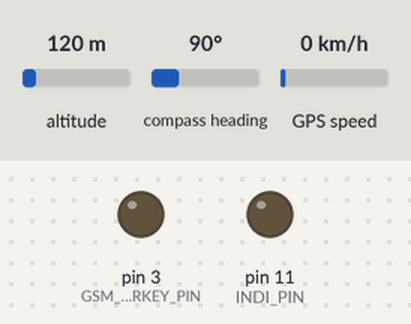
The sketch below on a simulated Arduino Mega 2560, built with avr-gcc and run on an emulated ATmega2560. Parts: output pins drawn as LEDs (lit = HIGH). Inputs (shaded band) come from the test bench; at power-on: altitude 120 m, compass heading 90°, GPS speed 0 km/h. The GPS gets a fix after 3 s at 37.7749, -122.4194 with 8 satellites; the modem accepts every AT command (registered, SIM ready, sends succeed) and sends nothing else; what the sketch prints to the serial monitor is not drawn.

Above: at 0.1 s.
At 14.5 s:
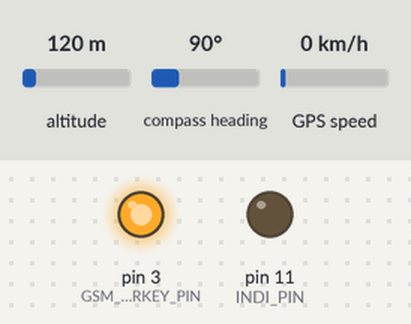
Timing chart, 0 to 16.0 s (numbered marks = the images above):
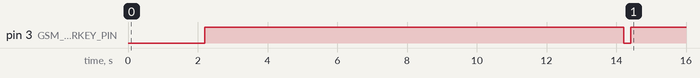

The sketch:

Vehicle_GPS_Tracker_Arduino_code.ino
```cpp
#include <TinyGPS++.h>

#define SIM_SERIAL  Serial1
#define GPS_SERIAL  Serial2

const int GSM_PWRKEY_PIN = 3;
const int GSM_RESET_PIN  = 2;
const int INDI_PIN       = 11;

const unsigned long SEND_INTERVAL = 15000UL;

const char* API_KEY = "U6BTPHMV2Y2JWKN0";

TinyGPSPlus gps;
unsigned long lastSendMillis = 0;

bool  initializeGSM();
void  hardwareResetGSM();
void  sendGpsToThingSpeak(double lat, double lng, float spd);
bool  sendATcommand(String cmd, String expected, unsigned int timeout);
void  glowLED(unsigned int pin, unsigned int times, unsigned int del);

void setup() {
    Serial.begin(115200);
    SIM_SERIAL.begin(115200);
    GPS_SERIAL.begin(9600);

    pinMode(INDI_PIN,       OUTPUT);
    pinMode(GSM_RESET_PIN,  OUTPUT);
    pinMode(GSM_PWRKEY_PIN, OUTPUT);

    Serial.println(F("Initialising GSM module..."));
    hardwareResetGSM();

    if (!initializeGSM()) {
        Serial.println(F("ERROR: SIM module not responding."));
        glowLED(INDI_PIN, 3, 500);
    }
}

void loop() {
    while (GPS_SERIAL.available()) {
        gps.encode(GPS_SERIAL.read());
    }

    unsigned long now = millis();

    if (now - lastSendMillis < SEND_INTERVAL) return;

    if (!gps.location.isValid()) {
        Serial.println(F("Waiting for GPS fix..."));
        glowLED(INDI_PIN, 2, 300);
        lastSendMillis = now;
        return;
    }

    double curLat = gps.location.lat();
    double curLng = gps.location.lng();
    float  curSpd = gps.speed.kmph();

    sendGpsToThingSpeak(curLat, curLng, curSpd);
    lastSendMillis = now;
}

void sendGpsToThingSpeak(double lat, double lng, float spd) {
    Serial.print(F("Lat: "));  Serial.println(lat, 6);
    Serial.print(F("Lng: "));  Serial.println(lng, 6);
    Serial.print(F("Spd: "));  Serial.print(spd, 2);
    Serial.println(F(" km/h"));

    String url  = "http://api.thingspeak.com/update?api_key=";
    url += API_KEY;
    url += "&field1=" + String(lat, 6);
    url += "&field2=" + String(lng, 6);
    url += "&field3=" + String(spd, 2);

    bool ok1 = sendATcommand("AT+HTTPINIT",                             "OK", 5000);
    bool ok2 = sendATcommand("AT+HTTPPARA=\"URL\",\"" + url + "\"",    "OK", 5000);
    bool ok3 = sendATcommand("AT+HTTPACTION=0",                         "200", 30000);

    if (ok1 && ok2 && ok3) {
        Serial.println(F("✓ Data sent to ThingSpeak."));
        glowLED(INDI_PIN, 1, 1000);
        sendATcommand("AT+HTTPREAD", "OK", 10000);
    } else {
        Serial.println(F("✗ ThingSpeak upload failed."));
        glowLED(INDI_PIN, 3, 1000);
    }

    sendATcommand("AT+HTTPTERM", "OK", 5000);
}

bool initializeGSM() {
    if (!sendATcommand("AT", "OK", 5000)) {
        Serial.println(F("AT failed"));
        return false;
    }
    Serial.println(F("SIM module ready."));

    sendATcommand("AT+CPIN?",  "OK", 5000);
    sendATcommand("AT+CSQ",    "OK", 5000);
    sendATcommand("AT+CREG?",  "OK", 5000);
    sendATcommand("AT+CGATT?", "OK", 5000);

    sendATcommand("AT+CGDCONT=1,\"IP\",\"airtelgprs.com\"", "OK", 5000);

    if (sendATcommand("AT+CREG?", "+CREG: 0,1", 5000) ||
        sendATcommand("AT+CREG?", "+CREG: 0,5", 5000)) {
        Serial.println(F("Network registered."));
        return true;
    }

    Serial.println(F("ERROR: Not registered on network!"));
    return false;
}

void hardwareResetGSM() {
    delay(2000);
    digitalWrite(GSM_PWRKEY_PIN, HIGH);
    Serial.println(F("Resetting A7672S..."));
    digitalWrite(GSM_PWRKEY_PIN, LOW);
    delay(200);
    digitalWrite(GSM_PWRKEY_PIN, HIGH);
    delay(10000);
    Serial.println(F("Reset complete."));
}

void glowLED(unsigned int pin, unsigned int times, unsigned int del) {
    for (unsigned int i = 0; i < times; i++) {
        digitalWrite(pin, HIGH); delay(del);
        digitalWrite(pin, LOW);  delay(del);
    }
}

bool sendATcommand(String command, String expected_response, unsigned int timeout) {
    String response = "";
    SIM_SERIAL.println(command);
    unsigned long start = millis();
    while (millis() - start < timeout) {
        if (SIM_SERIAL.available()) {
            char c = SIM_SERIAL.read();
            response += c;
            if (response.indexOf(expected_response) != -1) {
                Serial.println(F("AT OK"));
                Serial.println(response);
                return true;
            }
        }
    }
    Serial.print(F("AT TIMEOUT | Response: "));
    Serial.println(response);
    return false;
}
```
